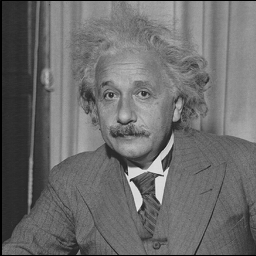
#> input picture Spike Triggered Covariance/einstein.pgm, 256 x 256 px
$ jupyter execute Spike_Triggered_Covariance.ipynb   (shell and % lines are left out)
#> lines starting #> are read from the running program, lines starting #| are printed output that depends on the picture
<a href="https://colab.research.google.com/github/schwartz-cnl/Computational-Neuroscience-Class/blob/main/Spike%20Triggered%20Covariance/Spike_Triggered_Covariance.ipynb" target="_parent"></a>

# Spike-triggered Covariance (STC)

This is a tutorial for linear visual filters (receptive fields)
and spike-triggered covariance.

(1) Examples of constructing visual Gabor filters and
filtering an image.

(2) Examples of spike-triggered aproaches to find filters.

Odelia Schwartz 2012, transcribed and modified by Xu Pan in 2022.

This is a simplified version of:
Spike-triggered neural characterization.
Schwartz, Pillow, Rust, Simoncelli,
Journal of Vision, 2006.

## 1. Visual filters and images

### Helper functions
I made you two functions that can generate 2D sinusoidal and Gaussian images.

makeGaussian(imsize, cov)

makeSine(imsize, spatialf, ori, phase)

***You don't have to look inside. Just run it.***

[cell 1]
import numpy as np

def makeGaussian(size, cov=5):
  x = np.arange(0, size, 1, float)
  y = x[:,np.newaxis]
  x0 = y0 = (size) / 2  # this is for matching old matlab code.
  gaussian = np.exp(((x-x0)**2 + (y-y0)**2) / (-2*cov))
  gaussian = gaussian/np.max(gaussian)
  return gaussian

def makeSine(imsize=10, spatialf=5, ori=0, phase=0):
#> called with imsize = 20, spatialf = 5, ori = 0, phase = 0
  ori = ori/180*np.pi
  phi = phase/180*np.pi
  try:
    im = np.ones((imsize[0],imsize[1]))
    x0 = (imsize[0]+1) / 2 - 1
    y0 = (imsize[1]+1) / 2 - 1
  except:
    im = np.ones((imsize,imsize))
    x0 = y0 = (imsize+1) / 2 - 1 # this is for matching old matlab code.
    imsize = [imsize,imsize]
  for x in range(imsize[0]):
      for y in range(imsize[1]):
          im[x,y] = np.sin(2*np.pi/spatialf*(((x0-x)*np.sin(ori)+(y0-y)*np.cos(ori)))+phi)
  return im

### 1a Gabor filters and images

[cell 2]
import matplotlib.pyplot as plt

# Set parameters of sinusoid
sz = 20
period = 5
direction = 0
phase = 0
theSine = makeSine(sz,period,direction,phase)

# Plot the sinusoid
plt.imshow(theSine,cmap='gray')

[cell 3]
# Make a 2 dimensional Gaussian and plot it
thesig = 2
theGauss = makeGaussian(sz, thesig);
plt.imshow(theGauss,cmap='gray')

[cell 4]
# Make a Gabor filter, by multiplying a sinusoid with a Gaussian.
theFilt = theSine * theGauss;
plt.imshow(theFilt,cmap='gray')

[cell 5]
# Load an image

# download an image from our repository

from skimage.io import imread
im = imread('einstein.pgm')
#> im is the input picture: shape (256, 256); min 0, max 237, mean 107.8
plt.imshow(im, cmap='gray')

### 1b Convolve the image with the filter

[cell 6]
from scipy import signal

response = signal.convolve2d(im, theFilt, mode='valid')
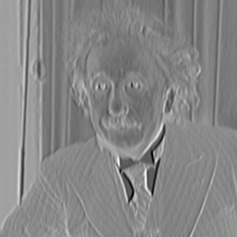
#> response: shape (237, 237) float64; min -678.8, max 289.3, mean -166.9; drawn with min black and max white
plt.imshow(response, cmap='gray')

### To do:
1. Try making different Gabor filters by varying parameters above
(e.g., direction, priod, phase of the grating; and thesig of the Gaussian)

## 2. Spike-triggered approaches
We have constructed in advance few model neurons. We will use spike-triggered approaches to figure out the receptive field properties of the neurons.

### Neuron models
This section has 2 functions: ClassModel1, ClassModel2. You can think of them as "neurons" that take stimulus as input and give response as output. (Just like what we did in Lab2.)

***You don't have to look inside. Just run it.***

[cell 7]
def ClassModel1(allStim):
  xDim = 8
  kernelX = xDim                # spatial size of filter
  kernelT = 6                   # temporal size of filter
  kernelSize = kernelX * kernelT
  nFrames = allStim.shape[0]

  p = 2
  th = 180/4
  rate = 1/12
  base = 00
  itau = 1.2
  sig=1.6
  per=4.5
  x = np.arange(1, kernelX+1, 1, float)-(kernelX+1)/2
  y = np.arange(kernelT, 0, -1, float)
  y = y[:,np.newaxis]
  v1 = np.exp(-x**2/(2*sig**2)) * np.exp(-itau*y) * y**2 * makeSine([kernelT,kernelX], per, th, 0)
  v1 = v1.flatten()
  v1 = v1/np.sqrt(np.var(v1,ddof=1))
  v2 = np.exp(-x**2/(2*sig**2)) * np.exp(-itau*y) * y**2 * makeSine([kernelT,kernelX], per, th, 90)
  v2 = v2.flatten()
  v2 = v2/np.sqrt(np.var(v2,ddof=1))

  linResp = base + rate * (np.abs((np.matmul(allStim,v1)))**p + np.abs((np.matmul(allStim,v2)))**p)
  linResp = linResp/np.max(linResp)
  spikeResp = (linResp > np.random.rand(nFrames))
  spikeResp[0:(kernelT-1)] = 0  # can't use these

  return spikeResp

###############################################################################
def ClassModel2(allStim):
  xDim = 8
  kernelX = xDim                # spatial size of filter
  kernelT = 6                   # temporal size of filter
  kernelSize = kernelX * kernelT
  nFrames = allStim.shape[0]

  p = 2
  th = 180/4
  rate = 0.25
  base = 00
  itau = 1.2
  sig=1.6
  per=4.5
  x = np.arange(1, kernelX+1, 1, float)-(kernelX+1)/2
  y = np.arange(kernelT, 0, -1, float)
  y = y[:,np.newaxis]
  v1 = np.exp(-x**2/(2*sig**2)) * np.exp(-itau*y) * y**2 * makeSine([kernelT,kernelX], per, th, 0)
  v1 = v1.flatten()
  v1 = v1/np.sqrt(np.var(v1,ddof=1))
  v2 = np.exp(-x**2/(2*sig**2)) * np.exp(-itau*y) * y**2 * makeSine([kernelT,kernelX], per, th, 90)
  v2 = v2.flatten()
  v2 = v2/np.sqrt(np.var(v2,ddof=1))
  v3 = np.exp(-x**2/(2*sig**2)) * np.exp(-itau*y) * y**2 * makeSine([kernelT,kernelX], per, th+90, 0)
  v3 = v3.flatten()
  v3 = v3/np.sqrt(np.var(v3,ddof=1))

  l1 = (np.matmul(allStim,v1)>0)*(np.matmul(allStim,v1))**p # half squared
  l2 = (np.matmul(allStim,v2))**p
  l3 = (np.matmul(allStim,v3))**p

  linResp = (1+l1)/(1+0.03*l2+0.05*l3)
  linResp = 15*rate*linResp/np.max(linResp)

  spikeResp = (linResp > np.random.rand(nFrames))
  spikeResp[0:(kernelT-1)] = 0  # can't use these

  return spikeResp

### 2a. Generate random stimuli to "probe" the neuron with

[cell 8]
nFrames = 500000
xDim = 8
kernelX = xDim                 # spatial size of noise stimulus
kernelT = 6                    # temporal size of noise stimulus
kernelSize = kernelX * kernelT
allStim = np.random.randn(nFrames, kernelSize)

[cell 9]
# Show example frames of the white noise stimuli

fig, _ = plt.subplots(4, 4, constrained_layout=True, figsize=(8, 6))
for i,ax in enumerate(fig.axes):
  ax.imshow(np.reshape(allStim[i,:],(6,8)), cmap='gray')
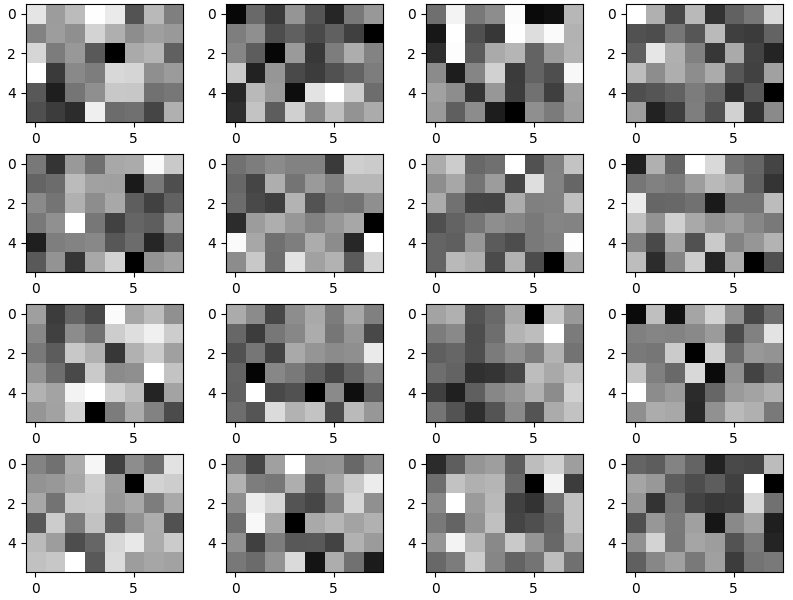
#> figure drawn by matplotlib, 16 panels

### 2b. Generate spikes from a model neuron

[cell 10]
# This can be toggled for different model neurons; choose from:

spikeResp = ClassModel1(allStim)
# spikeResp = ClassModel2(allStim)

[cell 11]
# Plot the spiking activity for the first 100 frames

plt.plot(spikeResp[1:100],'o')
plt.title('Spikes', fontsize=16)
plt.xlabel('Time (ms)', fontsize=16)
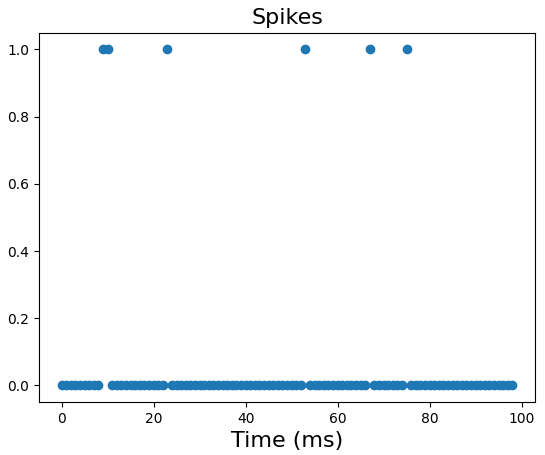
#> figure drawn by matplotlib, 1 panel; curve peaks at x = 9, y = 1

### 2c. Spike-triggered average

[cell 12]
# Compute the spike-triggered average

# First find the frames for which the model neuron spiked

spikeInd=np.where(spikeResp>0.5)[0]

[cell 13]
# Then find the spike-triggered stimuli, i.e., the stimuli for which
# the neuron spiked

spikeStim = allStim[spikeInd,:]
numspikes = len(spikeInd)

[cell 14]
# Plot some example stimulus frames of the spike-triggered stimuli
# Can you tell by eye what in the stimulus is triggering a spike?

fig, _ = plt.subplots(4, 4, constrained_layout=True, figsize=(8, 6))
for i,ax in enumerate(fig.axes):
  ax.imshow(np.reshape(spikeStim[i,:],(6,8)), cmap='gray')
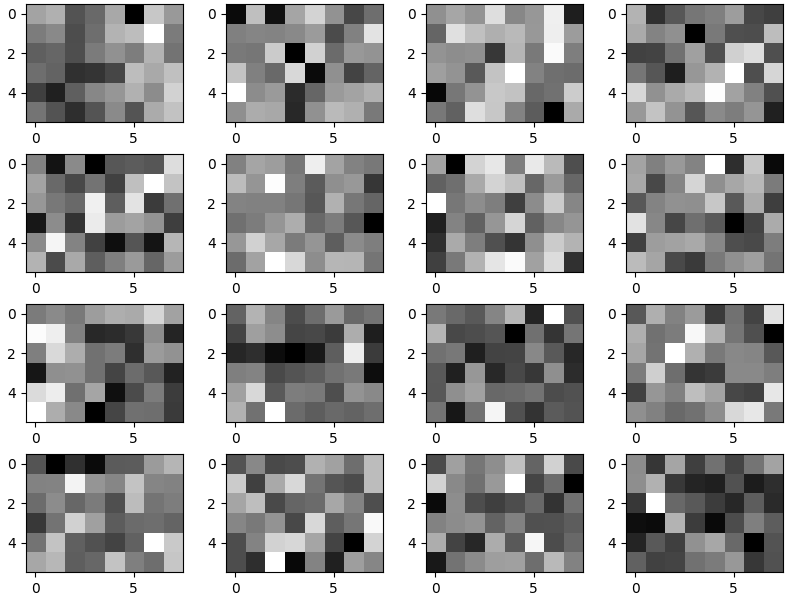
#> figure drawn by matplotlib, 16 panels

[cell 15]
# We'll plot the spike-triggered average (STA)
# Is it a structured receptive field?

sta = np.mean(spikeStim, axis=0)
plt.imshow(np.reshape(sta,(6,8)), cmap='gray')
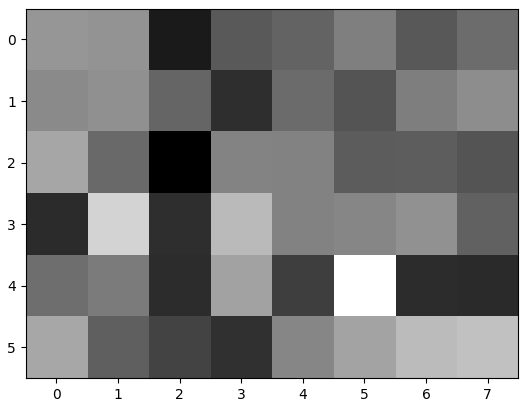
#> figure drawn by matplotlib, 1 panel

### 2d. Spike-triggered covariance

[cell 16]
# The spike-triggered average reveals changes in the mean.
# We would like richer characterizations of the neurons by looking
# for changes in the variance.
# We'll do a simple version of a spike-triggered covariance
# This is a Principal Component Analysis, computing the eigenvalues
# (variances along each receptive field axes) and the eigenvectors
# (the receptive field axes).
# Technical note: In papers, we usually first project out the STA (which we
# did not do here for simiplicity)

thecov = np.matmul(spikeStim.T, spikeStim)/(numspikes-1);
(eigval, eigvec) = np.linalg.eig(thecov)

# Order the eigval and eigvec
idx = eigval.argsort()[::-1]
eigval = eigval[idx]
eigvec = eigvec[:,idx]

# Plot the (sorted) eigenvalues
# This tells you which eigenvalues have variance that
# is significantly higher or lower than the rest.
plt.plot(eigval, 'o')
plt.ylabel('Variance', fontsize=16)
plt.xlabel('Ordered Eigenvalues', fontsize=16)
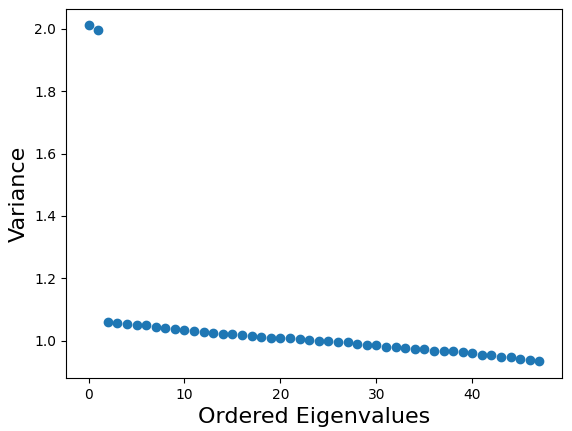
#> figure drawn by matplotlib, 1 panel; curve peaks at x = 0, y = 2.01

How many appear significant?

[cell 17]
# Plot a corresponding eigenvector that appears significant(e.g., here for
# ClassModel1 set to the first, which is indice 0)
# This eigenvector corresponds to a filter/feature.receptive fiels that contributes
# to the model neuron response.
# Some model neurons may have more than one such receptive field (the ordered eigenvalues
# above tell you which are significant!)
# In one of the models, the last two eigenvalues are significant!
# For that model, change thenum1 and thenum2 to reflect the last two eigenvalues
# (e.g., 46 and 47)
# Technical note: If the STA was structured, the first eigenvector could just be the
# STA receptive field (possibly negated)

thenum1 = 0
plt.imshow(np.reshape(eigvec[:,thenum1],(6,8)), cmap='gray')
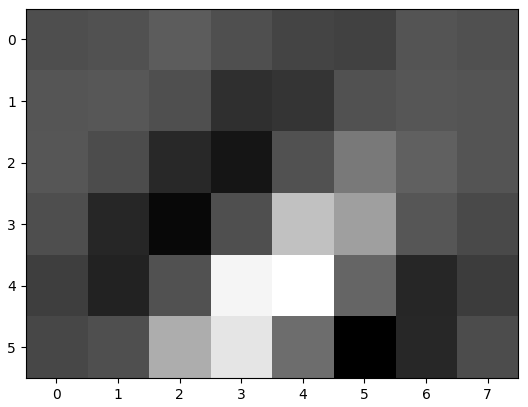
#> figure drawn by matplotlib, 1 panel

[cell 18]
# Plot another eigenvector
# Here set to the second, but change as needed...
# The second may or may not be significant in terms of the variance,
# depending on the model. In one of the models, the last two are significant!
# For that model, change thenum1 and thenum2 to reflect the last two eigenvalues
# (e.g., 46 and 47)

thenum2 = 1
plt.imshow(np.reshape(eigvec[:,thenum2],(6,8)), cmap='gray')
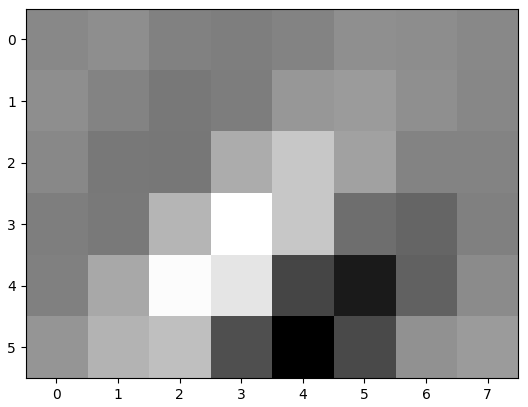
#> figure drawn by matplotlib, 1 panel

Is it structured? Do we expect it to be based on the eigenvalues?

[cell 19]
# Look at scatter plots onto two eigenvectors or receptive fields.
# We will compare the responses to the spike-triggered stimuli with
# those to the full stimulus set. We will match the number of stimuli
# for readability of the plots.

# The two receptive field
basis2 = eigvec[:,thenum2]
basis1 = eigvec[:,thenum1]
# Responses of the two receptive fields to all stimuli
allProj = [np.matmul(allStim,basis2), np.matmul(allStim,basis1)]
# And to the spike-triggered stimuli
spikeProj = [np.matmul(spikeStim,basis2), np.matmul(spikeStim,basis1)]

thenum = min(2000, numspikes)
plt.figure(figsize=(6, 6))
plt.scatter(allProj[0][0:thenum], allProj[1][0:thenum], facecolors='none', edgecolors='b', label='All stim')
plt.scatter(spikeProj[0][0:thenum], spikeProj[1][0:thenum], facecolors='none', edgecolors='r', label='Spike stim')
plt.xlim([-5,5])
plt.ylim([-5,5])
plt.ylabel('Receptive field 1', fontsize=16)
plt.xlabel('Receptive field 2', fontsize=16)
plt.legend()
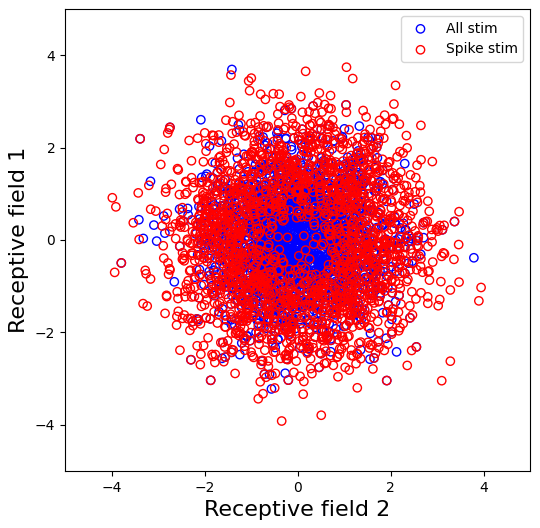
#> figure drawn by matplotlib, 1 panel

[cell 20]
# Plot ellipse signifying the variances found by the Principal Component Analysis

angles=np.linspace(0, 2*np.pi, 100)

# Variance along the 2 receptive fields
ellipse = [3*np.sqrt(eigval[thenum2])*np.cos(angles), 3*np.sqrt(eigval[thenum1])*np.sin(angles)]

# Variance along 2 other directions that are not structured
ellipse_other = [3*np.sqrt(eigval[24])*np.cos(angles), 3*np.sqrt(eigval[25])*np.sin(angles)]

# Plot the ellipses
plt.figure(figsize=(6, 6))
plt.scatter(allProj[0][0:thenum], allProj[1][0:thenum], facecolors='none', edgecolors='b', label='All stim')
plt.scatter(spikeProj[0][0:thenum], spikeProj[1][0:thenum], facecolors='none', edgecolors='r', label='Spike stim')
plt.plot(ellipse[0],ellipse[1], 'r', linewidth=3)
plt.plot(ellipse_other[0],ellipse_other[1], 'b', linewidth=3)
plt.xlim([-5,5])
plt.ylim([-5,5])
plt.ylabel('Receptive field 1', fontsize=16)
plt.xlabel('Receptive field 2', fontsize=16)
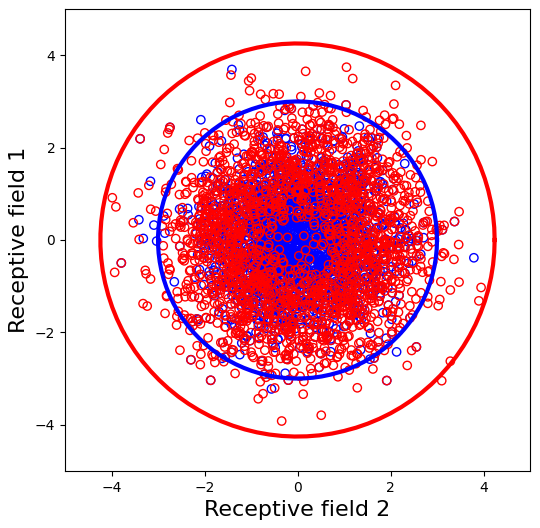
#> figure drawn by matplotlib, 1 panel
